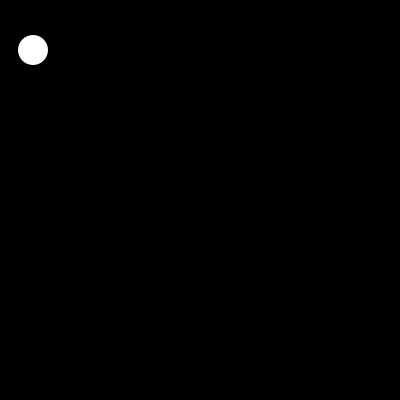
Frame 1 (no input)
Frame 60 (the mouse pressed at the canvas centre just before this capture): identical to frame 1, image omitted
Frame 120 (the mouse held since frame 60 and released just before this capture): identical to frame 1, image omitted

The Processing sketch that drew this single still picture (run headless with seeded random() and noise(); from frame 60 on, the mouse is pressed at the canvas centre):

// Processing sketch: objectBegin
// ── objectBegin.pde
Spot sp;

void setup(){
  size(400, 400);
  noStroke();
  sp = new Spot();
  sp.x = 33;
  sp.y = 50;
  sp.diameter = 30;
}

void draw(){
  background(0);
  sp.display();
}


class Spot{
  float x, y, diameter;
  
  void display(){
    ellipse(x, y, diameter, diameter);
  }
  
}
